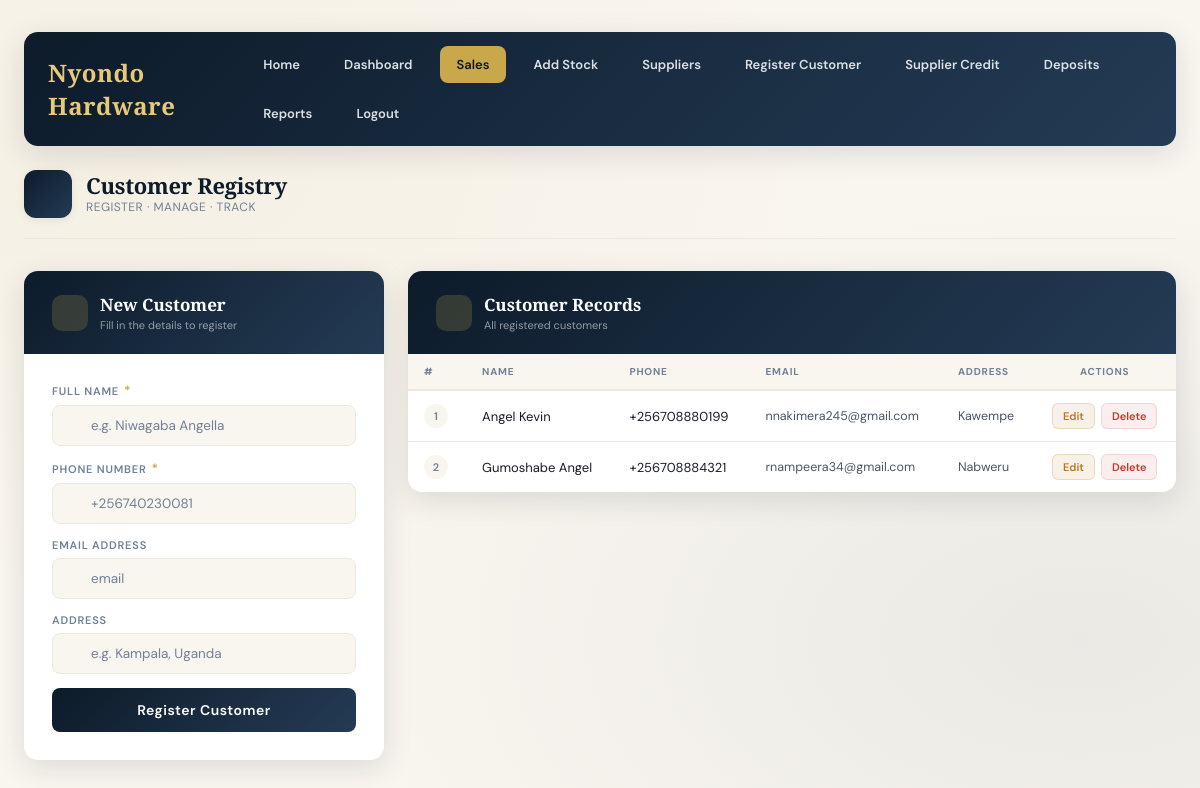
The page /register/ (signed in) on the database its author committed.
### hardwareapp/models.py (models this page shows, shortened)
class Register(models.Model):
    name = models.CharField(max_length=100)
    phone = models.CharField(max_length=13)
    email = models.EmailField(blank=True, null=True)
    address = models.CharField(max_length=200, blank=True, null=True)
    date_created = models.DateTimeField(auto_now_add=True)

### hardwareapp/views.py (the view, shortened to what this page needs)
# urls.py: path('register/', views.register, name='register'),
@login_required
def register(request):
    context = {}
    customers = Register.objects.all().order_by('-id')
    return render(request, 'register.html', {
        'customers': customers
    })

### hardwareapp/templates/register.html (shortened to what this page needs)
<!doctype html>
<html lang="en">
  <head>
  </head>
  <body>
    <div class="admin-nav">
      <div class="nav-logo">Nyondo Hardware</div>
      <div class="nav-links">
        <a href="{% url 'index' %}">Home</a>
        <a href="{% url 'dash' %}">Dashboard</a>
        <a href="{% url 'sales' %}" class="active">Sales</a>
        <a href="{% url 'stock' %}">Add Stock</a>
        <a href="{% url 'supplier' %}">Suppliers</a>
        <a href="{% url 'register' %}">Register Customer</a>
        <a href="{% url 'credit' %}">Supplier Credit</a>
        <a href="{% url 'deposit' %}">Deposits</a>
        <a href="{% url 'reports' %}">Reports</a>
        <a
          href="{% url 'logout' %}"
          onclick="return confirm('Are you sure you want to log out?');"
        >
          Logout
        </a>
      </div>
    </div>
    <div class="page-header">
      <div class="brand">
        <div class="brand-icon"></div>
        <div class="brand-text">
          <h1>Customer Registry</h1>
          <p>Register &middot; Manage &middot; Track</p>
        </div>
      </div>
    </div>
    <div class="layout">
      <div class="card">
        <div class="card-header">
          <div class="card-header-icon"></div>
          <div>
            <h2>New Customer</h2>
            <p>Fill in the details to register</p>
          </div>
        </div>
        <div class="form-body">
          <form method="POST">
            <div class="field-group">
              <label>Full Name <span class="req">*</span></label>
              <div class="input-wrap">
                <input
                  type="text"
                  name="name"
                  placeholder="e.g. Niwagaba Angella"
                  class="{% if error_name %}error-input{% endif %}"
                />
              </div>
            </div>
            <div class="field-group">
              <label>Phone Number <span class="req">*</span></label>
              <div class="input-wrap">
                <input
                  type="text"
                  name="phone"
                  placeholder="+256740230081"
                  pattern="^\+256[0-9]{9}$"
                  maxlength="13"
                  class="{% if error_phone %}error-input{% endif %}"
                />
              </div>
            </div>
            <div class="field-group">
              <label>Email Address</label>
              <div class="input-wrap">
                <input
                  type="email"
                  name="email"
                  placeholder="email"
                  class="{% if error_email %}error-input{% endif %}"
                />
              </div>
            </div>
            <div class="field-group">
              <label>Address</label>
              <div class="input-wrap">
                <input
                  type="text"
                  name="address"
                  placeholder="e.g. Kampala, Uganda"
                  class="{% if error_address %}error-input{% endif %}"
                />
              </div>
            </div>
            <button type="submit" class="btn-submit">Register Customer</button>
          </form>
        </div>
      </div>
      <div class="card">
        <div class="card-header">
          <div class="card-header-icon"></div>
          <div>
            <h2>Customer Records</h2>
            <p>All registered customers</p>
          </div>
        </div>
        <div class="table-wrapper">
          <table id="customerTable">
            <thead>
              <tr>
                <th>#</th>
                <th>Name</th>
                <th>Phone</th>
                <th>Email</th>
                <th>Address</th>
                <th>Actions</th>
              </tr>
            </thead>
            <tbody>
              {% for customer in customers %}
              <tr>
                <td><span class="row-num">{{ forloop.counter }}</span></td>
                <td>{{ customer.name }}</td>
                <td>{{ customer.phone }}</td>
                <td class="muted">{{ customer.email }}</td>
                <td class="muted">{{ customer.address }}</td>
                <td>
                  <div class="actions">
                    <a
                      href="{% url 'edit_customer' customer.id %}"
                      class="action-btn btn-edit"
                    >
                      Edit
                    </a>
                    <a
                      href="{% url 'delete_customer' customer.id %}"
                      class="action-btn btn-delete"
                      onclick="
                        return confirm(
                          'Are you sure you want to delete this customer?',
                        );
                      "
                    >
                      Delete
                    </a>
                  </div>
                </td>
              </tr>
              {% endfor %}
            </tbody>
          </table>
        </div>
      </div>
    </div>
  </body>
</html>

### rows shown on the page
Register: name "Angel Kevin", phone "+256708880199", email "nnakimera245@gmail.com", address "Kawempe"
Register: name "Gumoshabe Angel", phone "+256708884321", email "rnampeera34@gmail.com", address "Nabweru"
